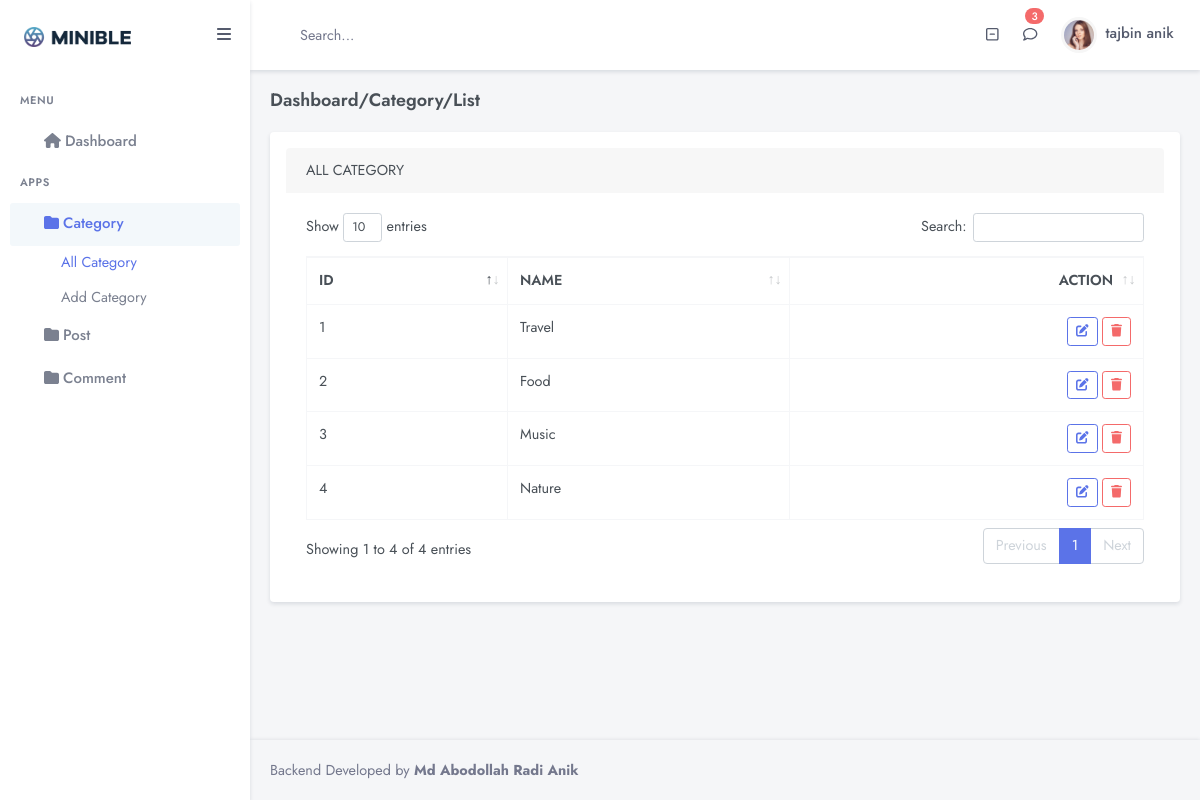
The page /admin/categoryList.php?id=ahr (signed in) on the database its author committed.
### tables this page shows
CREATE TABLE `category_table` (
  `cid` int NOT NULL,
  `cname` varchar(50) NOT NULL
);

### lib/Database.php (called while the page is built, shortened)
<?php
class Database
{
    public $host     = HOST;
    public $user     = USER;
    public $password = PASSWORD;
    public $databse  = DATABSE;
    public $link;
    public function dbCon()
    {
        $this->link = mysqli_connect($this->host, $this->user, $this->password, $this->databse);
    }
    public function select($query)
    {
        $result = mysqli_query($this->link, $query) or die($this->link->error . __LINE__);
        if (mysqli_num_rows($result) > 0) {
            return $result;
        } else {
            return false;
        }
    }
}

### classes/Categoryadd.php (called while the page is built, shortened)
<?php
$filePath = realpath(dirname(__FILE__));
include_once($filePath . '/../lib/Database.php');
class Categoryadd
{
    public $db;
    public function __construct()
    {
        $this->db = new Database();
    }
    public function allCat()
    {
        $select    = "SELECT * FROM `category_table`";
        $select_row = $this->db->select($select);
        if ($select_row) {
            return $select_row;
        } else {
            return false;
        }
    }
}

### admin/categoryList.php (the view, shortened to what this page needs)
<?php
include_once 'inc/header.php';
include_once 'inc/sidebar.php';
include_once '../classes/Categoryadd.php';
$ct = new Categoryadd();
$allCats = $ct->allCat();
?>
<div class="main-content">
    <div class="page-content">
        <div class="container-fluid">
            <div class="row">
                <div class="col-12">
                    <div class="page-title-box d-flex align-items-center justify-content-between">
                        <h4 class="mb-0">Dashboard/Category/List</h4>
                    </div>
                </div>
            </div>
            <div class="row d-flex justify-content-center">
                <div class="col-lg-12">
                    <div class="card shadow p-3 mb-5 bg-body-tertiary rounded">
                        <div class="card-header">
                            ALL CATEGORY
                        </div>
                        <div class="card-body">
                            <table id="datatable" class="table table-bordered dt-responsive nowrap dataTable no-footer dtr-inline" style="border-collapse: collapse; border-spacing: 0px; width: 100%;" role="grid" aria-describedby="datatable_info">
                                <thead>
                                    <tr role="row">
                                        <th class="sorting_asc" tabindex="0" aria-controls="datatable" rowspan="1" colspan="1" style="width: 158px;" aria-sort="ascending" aria-label="Name: activate to sort column descending">ID</th>
                                        <th class="sorting" tabindex="0" aria-controls="datatable" rowspan="1" colspan="1" style="width: 239px;" aria-label="Position: activate to sort column ascending">NAME</th>
                                        <th class="text-end">ACTION</th>
                                    </tr>
                                </thead>
                                <tbody>
                                    <?php
                                    if (isset($allCats) && !is_bool($allCats)) {
                                        foreach ($allCats as $allCat) {
                                    ?>
                                            <tr role="row" class="odd">
                                                <td class="sorting_1 dtr-control" tabindex="0"><?= $allCat['cid'] ?></td>
                                                <td><?= $allCat['cname'] ?></td>
                                                <td class="text-end">
                                                    <a class="btn btn-sm btn-outline-primary" href="categoryEdit.php?catId=<?= $allCat['cid'] ?>">
                                                        <i class="fa-solid fa-pen-to-square"></i>
                                                    </a>
                                                    <a class="btn btn-sm btn-outline-danger" onclick="return confirm('Are You Sure')" href="?delId=<?= $allCat['cid'] ?>">
                                                        <i class="fa-solid fa-trash"></i>
                                                    </a>
                                                </td>
                                            </tr>
                                    <?php
                                        }
                                    }
                                    ?>
                                </tbody>
                            </table>
                        </div>
                    </div>
                </div>
            </div>
        </div>
    </div>
</div>
<?php
include_once 'inc/footer.php';
?>

### admin/inc/header.php (style rules this page uses)
* { font-family: 'Jost', sans-serif !important; }

### rows shown on the page
category_table: cid "1", cname "Travel"
category_table: cid "2", cname "Food"
category_table: cid "3", cname "Music"
category_table: cid "4", cname "Nature"

### other values the page prints
Session::get('user_name') "tajbin anik"
